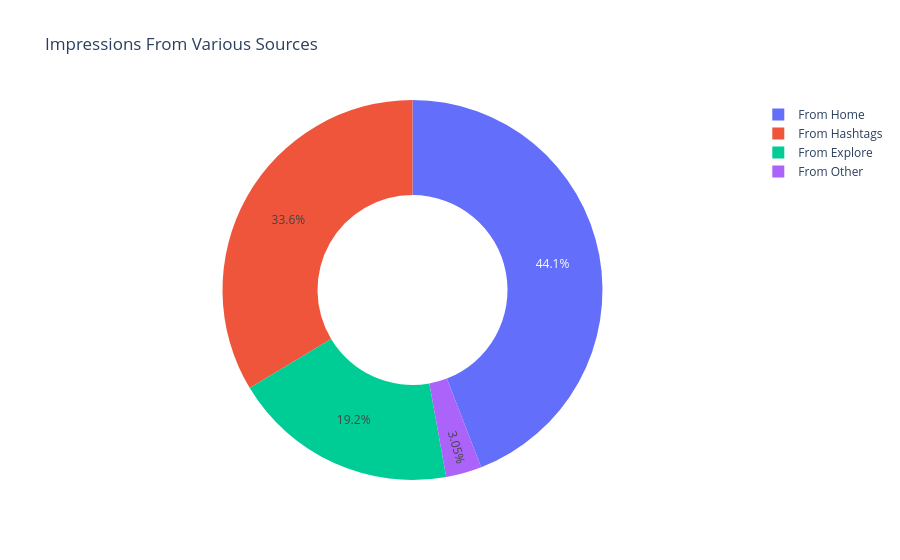

Source (notebook cell):
### Markdown cell above
Let's have a look at the percentage of impressions get from various souces on Instagram:

### Code cell
home = data['From Home'].sum()
hashtags = data['From Hashtags'].sum()
explore = data['From Explore'].sum()
other = data['From Other'].sum()

labels = ['From Home', 'From Hashtags', 'From Explore', 'From Other']
values = [home, hashtags, explore, other]

fig = px.pie(data, values=values, names=labels, title='Impressions From Various Sources', hole=0.5)
fig.show()

### Figure 1 — Plotly figure (JSON) as saved in the notebook; plotly's stock layout.template omitted (floating-point values rounded to 4 significant figures)
{"data": [{"domain": {"x": [0, 1], "y": [0, 1]}, "hole": 0.5, "hovertemplate": "label=%{label}<br>value=%{value}<extra></extra>", "labels": ["From Home", "From Hashtags", "From Explore", "From Other"], "legendgroup": "", "name": "", "showlegend": true, "type": "pie", "values": [294619, 224614, 128294, 20360]}], "layout": {"legend": {"tracegroupgap": 0}, "title": {"text": "Impressions From Various Sources"}}}
